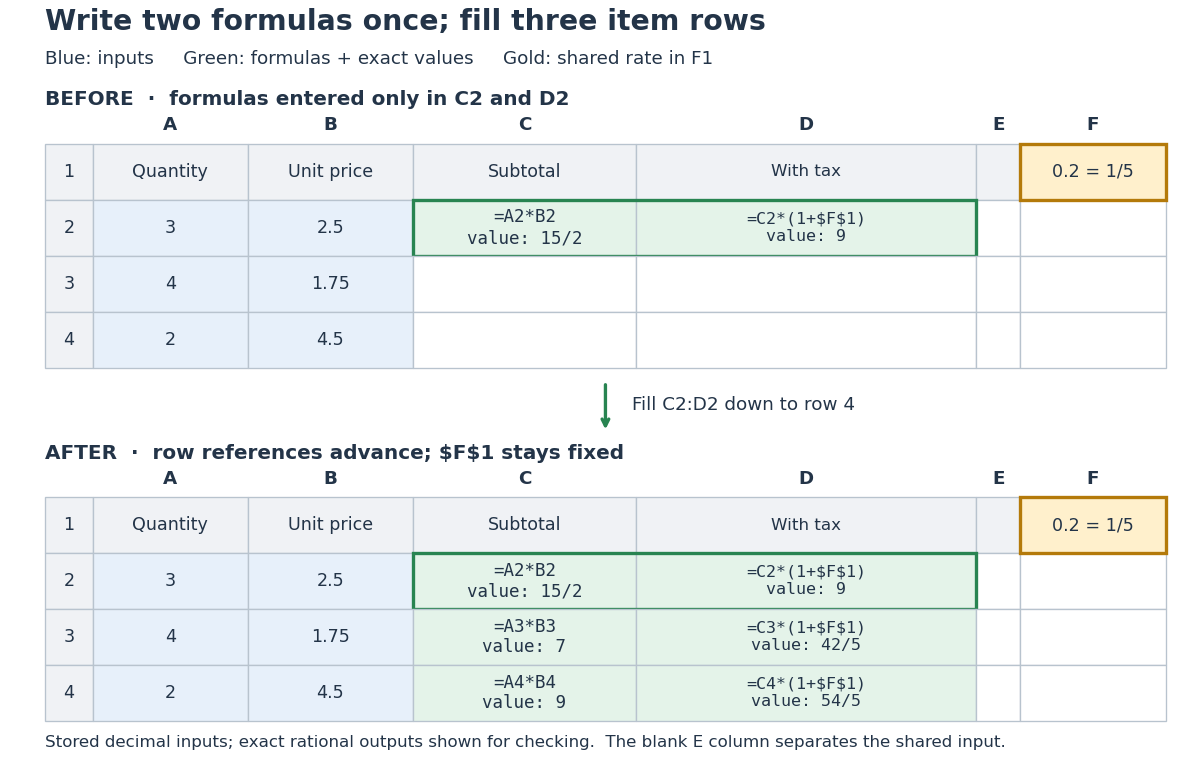

This figure's Python source:
"""Draw an original spreadsheet fill example; emit PNG in the working directory.

Tested with Python 3.14, matplotlib 3.10.7 and numpy 2.3.5.
"""

from fractions import Fraction
from pathlib import Path

import matplotlib.pyplot as plt
from matplotlib.patches import Rectangle


INPUT = "#e7f0fa"
FORMULA = "#e4f3e9"
RATE = "#fff0cc"
INK = "#233448"


def exact(value):
    return str(value.numerator) if value.denominator == 1 else str(value)


def grid(ax, top, filled):
    widths = [0.44, 1.42, 1.52, 2.05, 3.13, 0.4, 1.34]
    xs = [0.25]
    for width in widths:
        xs.append(xs[-1] + width)
    labels = ["", "A", "B", "C", "D", "E", "F"]
    for j, label in enumerate(labels):
        ax.text((xs[j] + xs[j + 1]) / 2, top + 0.2, label,
                ha="center", va="center", color=INK, weight="bold", fontsize=11)
    rows = [(3, Fraction(5, 2), "2.5"), (4, Fraction(7, 4), "1.75"),
            (2, Fraction(9, 2), "4.5")]
    for i in range(4):
        row = i + 1
        y = top - (i + 1) * 0.61
        for j in range(7):
            if j == 0:
                content, colour = str(row), "#f0f2f5"
            elif i == 0:
                content = ["", "Quantity", "Unit price", "Subtotal", "With tax", "", "0.2 = 1/5"][j]
                colour = RATE if j == 6 else "#f0f2f5"
            elif j in (1, 2):
                content = str(rows[i - 1][0]) if j == 1 else rows[i - 1][2]
                colour = INPUT
            elif j in (3, 4) and (filled or row == 2):
                subtotal = rows[i - 1][0] * rows[i - 1][1]
                formula = f"=A{row}*B{row}" if j == 3 else f"=C{row}*(1+$F$1)"
                value = subtotal if j == 3 else subtotal * Fraction(6, 5)
                content = formula + "\nvalue: " + exact(value)
                colour = FORMULA
            else:
                content, colour = "", "white"
            ax.add_patch(Rectangle((xs[j], y), widths[j], 0.61,
                                   facecolor=colour, edgecolor="#b8c3ce", linewidth=0.8))
            ax.text(xs[j] + widths[j] / 2, y + 0.305, content, ha="center",
                    va="center", fontsize=10 if j == 4 else 10.5, color=INK,
                    fontfamily="DejaVu Sans Mono" if i and j in (3, 4) else "DejaVu Sans")
        if i and row == 2:
            ax.add_patch(Rectangle((xs[3], y), widths[3] + widths[4], 0.61,
                                   fill=False, edgecolor="#288451", linewidth=2))
    ax.add_patch(Rectangle((xs[6], top - 0.61), widths[6], 0.61,
                           fill=False, edgecolor="#b47a0a", linewidth=2))


def main():
    plt.rcParams["text.parse_math"] = False
    fig, ax = plt.subplots(figsize=(10, 6.5), dpi=120)
    fig.patch.set_facecolor("white")
    ax.set(xlim=(0, 10.7), ylim=(0, 8.2))
    ax.axis("off")
    ax.text(0.25, 7.96, "Write two formulas once; fill three item rows",
            fontsize=17, weight="bold", color=INK)
    ax.text(0.25, 7.59, "Blue: inputs     Green: formulas + exact values     Gold: shared rate in F1",
            fontsize=11, color=INK)
    ax.text(0.25, 7.14, "BEFORE  ·  formulas entered only in C2 and D2", fontsize=12, weight="bold", color=INK)
    grid(ax, 6.72, False)
    ax.annotate("", xy=(5.4, 3.57), xytext=(5.4, 4.13),
                arrowprops={"arrowstyle": "->", "color": "#288451", "lw": 2})
    ax.text(5.64, 3.87, "Fill C2:D2 down to row 4", va="center", fontsize=11, color=INK)
    ax.text(0.25, 3.29, "AFTER  ·  row references advance; $F$1 stays fixed", fontsize=12, weight="bold", color=INK)
    grid(ax, 2.87, True)
    ax.text(0.25, 0.15, "Stored decimal inputs; exact rational outputs shown for checking.  The blank E column separates the shared input.",
            fontsize=10, color=INK)
    fig.subplots_adjust(left=0.015, right=0.985, top=0.99, bottom=0.025)
    fig.savefig(Path(__file__).stem + ".png", facecolor="white", transparent=False)
    plt.close(fig)


if __name__ == "__main__":
    main()
